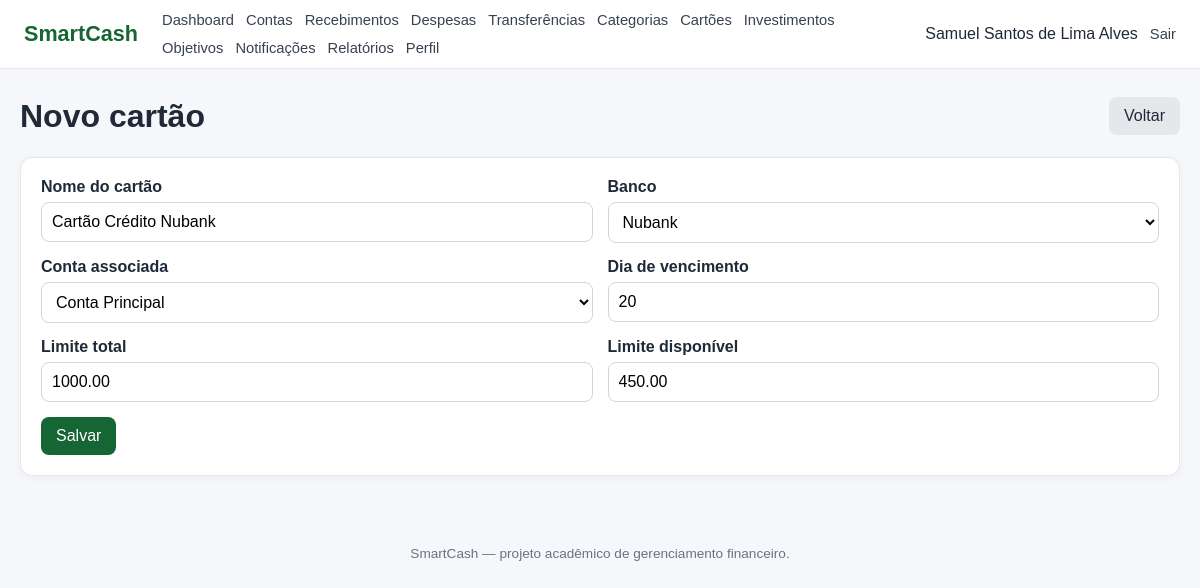
Screenshot of /cartoes/editar.php?id=1 (signed in) with the database file from the repository.
### tables this page shows
CREATE TABLE `cartao` (
  `id_cartao` int NOT NULL,
  `id_usuario` int NOT NULL,
  `id_banco` int NOT NULL,
  `id_conta` int NOT NULL,
  `nome_cartao` varchar(100) NOT NULL,
  `dia_vencimento` tinyint UNSIGNED NOT NULL,
  `limite_total` decimal(15,2) NOT NULL DEFAULT '0.00',
  `limite_disponivel` decimal(15,2) NOT NULL DEFAULT '0.00'
);

CREATE TABLE `banco` (
  `id_banco` int NOT NULL,
  `nome` varchar(100) NOT NULL,
  `codigo_banco` varchar(10) DEFAULT NULL
);

CREATE TABLE `conta` (
  `id_conta` int NOT NULL,
  `id_usuario` int NOT NULL,
  `id_banco` int NOT NULL,
  `id_tipo_conta` int NOT NULL,
  `nome_conta` varchar(100) NOT NULL,
  `num_conta` varchar(30) DEFAULT NULL,
  `agencia` varchar(20) DEFAULT NULL,
  `saldo_atual` decimal(15,2) NOT NULL DEFAULT '0.00'
);

### includes/functions.php (called while the page is built, shortened)
<?php
function e(mixed $value): string
{
    return htmlspecialchars(
        (string)($value ?? ''),
        ENT_QUOTES,
        'UTF-8'
    );
}
function db(): PDO
{
    global $pdo;
    return $pdo;
}

### cartoes/editar.php (the view, shortened to what this page needs)
<?php
require_once __DIR__.'/../config/database.php';require_once __DIR__.'/../includes/auth.php';require_once __DIR__.'/../includes/functions.php';$uid=usuarioLogado();$errors=[];$id=filter_input(INPUT_GET,'id',FILTER_VALIDATE_INT);if(!$id)redirect('index.php');$stmt=db()->prepare('SELECT * FROM CARTAO WHERE id_cartao=:id AND id_usuario=:u');$stmt->execute(['id'=>$id,'u'=>$uid]);$card=$stmt->fetch(PDO::FETCH_ASSOC);if(!$card){flash('error','Cartão não encontrado.');redirect('index.php');}
$bancos=db()->query('SELECT id_banco,nome FROM BANCO ORDER BY nome')->fetchAll(PDO::FETCH_ASSOC);
$stmt=db()->prepare('SELECT id_conta,nome_conta FROM CONTA WHERE id_usuario=:id ORDER BY nome_conta');$stmt->execute(['id'=>$uid]);$contas=$stmt->fetchAll(PDO::FETCH_ASSOC);
$pageTitle='Editar cartão';$basePath='../';require __DIR__.'/../includes/header.php';?>
<div class="page-header"><h1>Novo cartão</h1><a class="btn btn-secondary" href="index.php">Voltar</a></div><div class="form-card"><?php foreach($errors as $e1):?><div class="alert error"><?=e($e1)?></div><?php endforeach;?>
<form method="post"><input type="hidden" name="csrf_token" value="<?=e(csrfToken())?>">
<div class="form-row"><div class="form-group"><label>Nome do cartão</label><input name="nome_cartao" required maxlength="100" value="<?=e($_POST['nome_cartao']??$card['nome_cartao'])?>"></div><div class="form-group"><label>Banco</label><select name="id_banco" required><option value="">Selecione</option><?php foreach($bancos as $b):?><option value="<?=$b['id_banco']?>" <?=((int)($_POST['id_banco']??$card['id_banco'])==$b['id_banco'])?'selected':''?>><?=e($b['nome'])?></option><?php endforeach;?></select></div></div>
<div class="form-row"><div class="form-group"><label>Conta associada</label><select name="id_conta" required><option value="">Selecione</option><?php foreach($contas as $c):?><option value="<?=$c['id_conta']?>" <?=((int)($_POST['id_conta']??$card['id_conta'])==$c['id_conta'])?'selected':''?>><?=e($c['nome_conta'])?></option><?php endforeach;?></select></div><div class="form-group"><label>Dia de vencimento</label><input type="number" min="1" max="31" name="dia_vencimento" required value="<?=e($_POST['dia_vencimento']??$card['dia_vencimento'])?>">
</div></div><div class="form-row"><div class="form-group"><label>Limite total</label><input name="limite_total" inputmode="decimal" required value="<?=e($_POST['limite_total']??$card['limite_total'])?>"></div><div class="form-group"><label>Limite disponível</label><input name="limite_disponivel" inputmode="decimal" required value="<?=e($_POST['limite_disponivel']??$card['limite_disponivel'])?>"></div></div><button class="btn">Salvar</button></form></div><?php require __DIR__.'/../includes/footer.php';?>

### assets/css/style.css (style rules this page uses)
* { box-sizing: border-box; }
body { margin: 0; font-family: Arial, Helvetica, sans-serif; background: #f5f7fb; color: #1f2937; }
a { color: #166534; text-decoration: none; }
.page-header { display: flex; justify-content: space-between; align-items: center; gap: 16px; margin-bottom: 22px; }
.page-header h1 { margin: 0; }
.card, .table-card, .form-card { background: #fff; border: 1px solid #e5e7eb; border-radius: 12px; padding: 20px; box-shadow: 0 2px 8px rgba(15, 23, 42, .04); }
.btn, .button, button { display: inline-block; border: 0; border-radius: 8px; padding: 10px 15px; text-decoration: none; cursor: pointer; font-weight: 600; background: #166534; color: #fff; font: inherit; }
.btn-secondary, .secondary { background: #e5e7eb; color: #1f2937; }
.form-group { margin-bottom: 15px; }
.form-group label { display: block; font-weight: 600; margin-bottom: 6px; }
.form-group input, .form-group select, .form-group textarea { width: 100%; padding: 10px; border: 1px solid #d1d5db; border-radius: 8px; background: #fff; font: inherit; }
.form-row { display: grid; grid-template-columns: repeat(2, minmax(0, 1fr)); gap: 15px; }

### rows the page displays
cartao: nome_cartao "Cartão Crédito Nubank", id_banco "Nubank", id_conta "Conta Principal", dia_vencimento "20", limite_total "1000.00", limite_disponivel "450.00"

### other values shown
$userName "Samuel Santos de Lima Alves"
